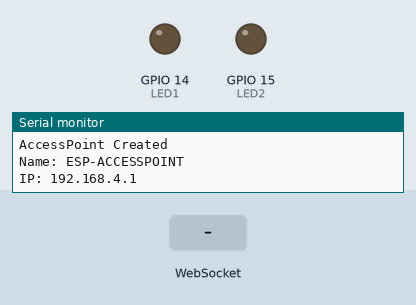
The sketch below on a simulated ESP8266 (NodeMCU). Shown: output pins drawn as LEDs (lit = HIGH), the last lines printed to the serial monitor. The inputs (shaded band) are chosen by the test bench.

Above: at 11.2 s.
11.3 s: WebSocket text "LED one is ON" received
At 12.1 s:
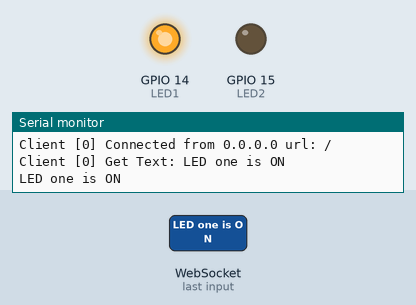
12.8 s: WebSocket text "LED two is ON" received
At 13.2 s:
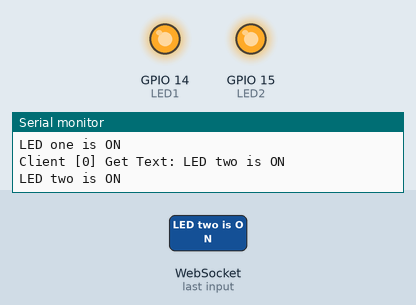
14.3 s: WebSocket text "LED one is OFF" received
At 15.5 s:
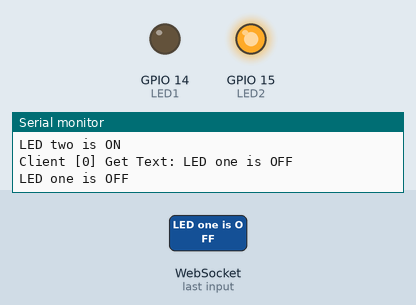
Timing chart, 0 to 17.3 s (numbered marks = the images above; inputs shaded):
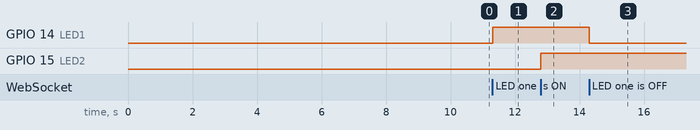

The sketch:

websockets.ino
```cpp
//Defining board
#ifdef ESP8266
#include <ESP8266WiFi.h>
#include <ESP8266mDNS.h>
#elif defined(ESP32)
#include <WiFi.h>
#include <ESPmDNS.h>
#else
#error "Board not found"
#endif

//Asynchronous Web Server library
//asynchronous network means that you can handle more than one connection at the same time
#include <ESPAsyncWebServer.h>

//WebSockets Server Library
#include <WebSocketsServer.h>

//AccessPoint
const char* accesspoint_name = "ESP-ACCESSPOINT";
const char* accesspoint_password = "0123456789";

//LED pins
#define LED1 14
#define LED2 15

//Initilizing server at port 80(HTTP)
//https://github.com/me-no-dev/ESPAsyncWebServer
AsyncWebServer server(80);

//Initilizing WebSocketsServer at port 81
WebSocketsServer websockets(81);


//Write your webpage here (Raw String Literal)
/*
Here we are storing the webpage in the program memory, the data is stored inside the flash memory
If we have not stored the webpage in program memory it is stored in RAM
The amount of flash memory is more than of RAM
*/
char webpage[] PROGMEM = R"=====(

<!DOCTYPE html>
<html lang="en">
<head>
    <meta charset="UTF-8">
    <meta name="viewport" content="width=device-width, initial-scale=1.0">
    <title>ESP Web Server</title>
</head>

<!-- CSS -->
<style>
    .main-head{
        color: red;
    }
    .head-one{
        padding-top: 20px;
    }
    .head-two{
        padding-top: 40px;
    }
    button{
        margin-left: 40px;
        margin-right: 40px;
        padding: 10px;
    }
</style>

<!-- JS -->
<script>
    var connection = new WebSocket('ws://'+location.hostname+':81/'); //Establish websocket connection at port 81

    //LED ONE
    function button_one_on()
    {
        console.log("LED one is ON");
        connection.send("LED one is ON"); //connection.send is used to sent data to the server
    }

    function button_one_off()
    {
        console.log("LED one is OFF");
        connection.send("LED one is OFF");
    }

    //LED TWO
    function button_two_on()
    {
        console.log("LED two is ON");
        connection.send("LED two is ON");
    }

    function button_two_off()
    {
        console.log("LED two is OFF");
        connection.send("LED two is OFF");
    }
</script>
<body>
    <center>
        <h1 class="main-head">ESP WEB SERVER</h1>

        <!-- LED ONE -->
        <h3 class="head-one">LED ONE</h3>
        <button onclick="button_one_on()">ON</button>
        <button onclick="button_one_off()">OFF</button>

        <!-- LED TWO -->
        <h3 class="head-two">LED TWO</h3>
        <button onclick="button_two_on()">ON</button>
        <button onclick="button_two_off()">OFF</button>

    </center>
</body>
</html>

)=====";

//Page not found function definition --> server.onNotFound(notFound);
void notFound(AsyncWebServerRequest *request)
{
  request->send(404, "text/plain", "Page Not Found");
}

//Function definition of onEvent --> websockets.onEvent(webSocketEvent);
/*
num: automatically assign number to the connected client (same as of giving an ID to the user) 0,1,2...
type: websocket type - WStype_DISCONNECTED, WStype_CONNECTED, WStype_TEXT
payload: data receiving from the client side(actual data)
length: length of the payload
*/
void webSocketEvent(uint8_t num, WStype_t type, uint8_t * payload, size_t length) {
  switch (type)
  {
    case WStype_DISCONNECTED: //If any of the client disconnected
      Serial.printf("Client [%u] Disconnected\n", num);
      break;
    case WStype_CONNECTED: { //If new client connected
        IPAddress ip = websockets.remoteIP(num); //Save client IP Address
        Serial.printf("Client [%u] Connected from %d.%d.%d.%d url: %s\n", num, ip[0], ip[1], ip[2], ip[3], payload);

        // Send's a message to the client if connected
        websockets.sendTXT(num, "Connected with server");
      }
      break;
    case WStype_TEXT: //This function is called if any message comes from the client
      Serial.printf("Client [%u] Get Text: %s\n", num, payload); //Payload
      String message = String((char*)( payload)); //Converts the payload into string format
      Serial.println(message);

      if(message == "LED one is ON"){
        digitalWrite(LED1,HIGH);
      }

      if(message == "LED one is OFF"){
        digitalWrite(LED1,LOW);
      }

      if(message == "LED two is ON"){
        digitalWrite(LED2,HIGH);
      }

      if(message == "LED two is OFF"){
        digitalWrite(LED2,LOW);
      }
  }
}

void setup() {
  Serial.begin(115200);

  pinMode(LED1,OUTPUT);
  pinMode(LED2,OUTPUT);

  //Setting the ESP as an access point
  //Here we are using the softAP(soft Access Point)
  //https://randomnerdtutorials.com/esp32-access-point-ap-web-server/

  WiFi.softAP(accesspoint_name, accesspoint_password);
  delay(10000);
  Serial.println("AccessPoint Created");
  Serial.print("Name: ");
  Serial.println(accesspoint_name);
  Serial.print("IP: ");
  //Print the softAP IP Address
  Serial.println(WiFi.softAPIP());

  //Define mDNS
  //Multicast DNS (mDNS) is a protocol that resolves hostnames to IP addresses in small networks without a local name server
  // if (MDNS.begin("esp")) {
  //   Serial.println("MDNS responder started");
  // }

  server.on("/", [](AsyncWebServerRequest * request)
  {
    request->send_P(200, "text/html", webpage); //send_P - If you are reading anything from flash memory you have to use send_P
  });

  server.on("/page1",HTTP_GET, [](AsyncWebServerRequest * request)
  {
    String message = "Page One";
    request->send(200, "text/plain", message);
  });

  //Page not found
  server.onNotFound(notFound);

  //Begin the webserver
  server.begin();

  //Begin WebSocketsServer
  websockets.begin();

  //Receiving the data from the client
  websockets.onEvent(webSocketEvent);
}

void loop() {
  websockets.loop(); //for looping the websockets
}
```

Measured:
- after the input at 11.3 s, GPIO 14 (LED1): LOW → HIGH at once
- after the input at 12.8 s, GPIO 15 (LED2): LOW → HIGH at once
- after the input at 14.3 s, GPIO 14 (LED1): HIGH → LOW at once
